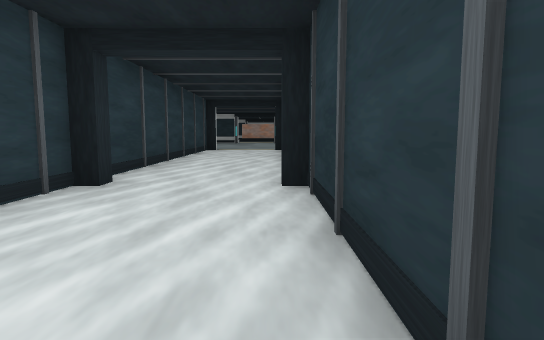
View 1 (above)

16 first-person views from a walk through a scene from a Unity 3-D project. The camera is 1.3 m above the floor, tilts 6° down and sees 75° across. The floor is counted in squares, 2 m on a side. Each view is taken from the middle of a square. On the plan, view 1 faces up. The plan holds only what a view shows up to about 10 squares ahead; the rest is blank. The place goes on beyond the plan. The player is left out.

View 2
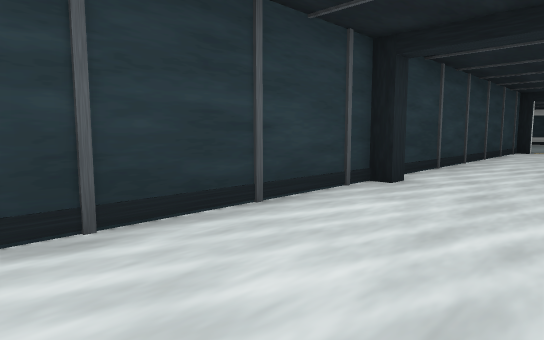

View 3
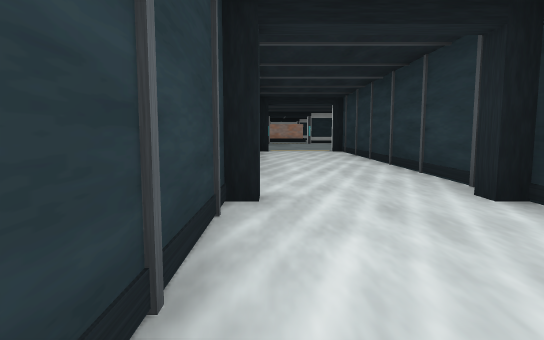

View 4
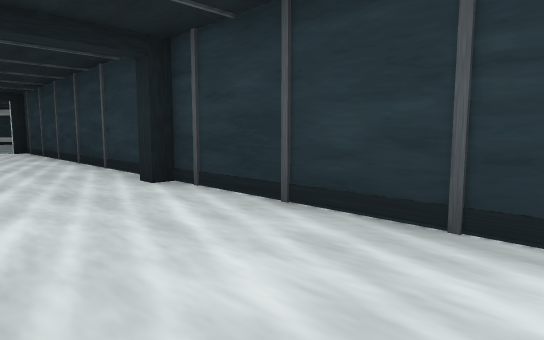

View 5
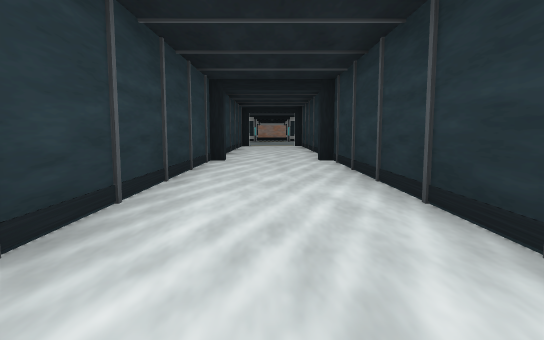

View 6
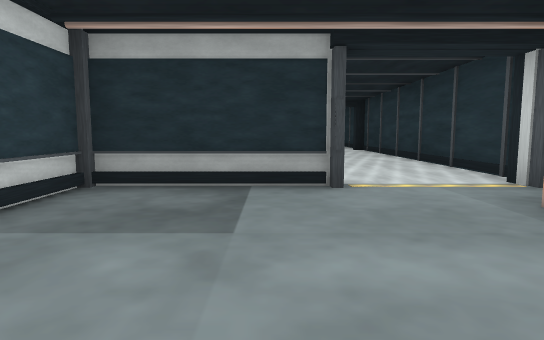

View 7
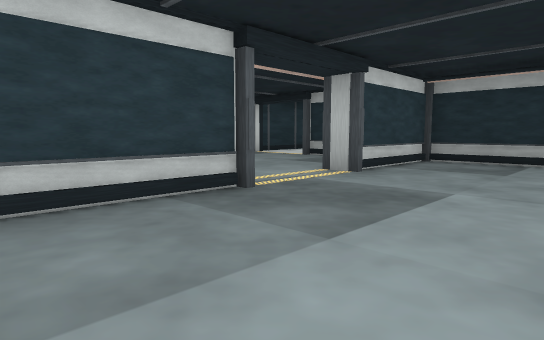

View 8
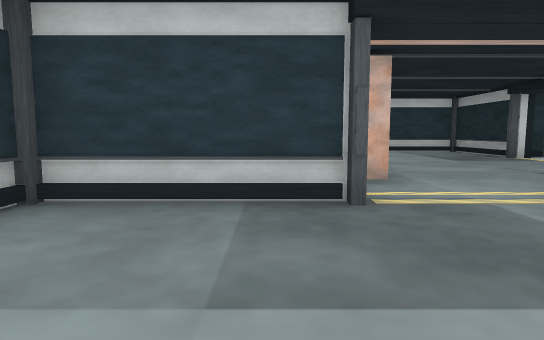

View 9
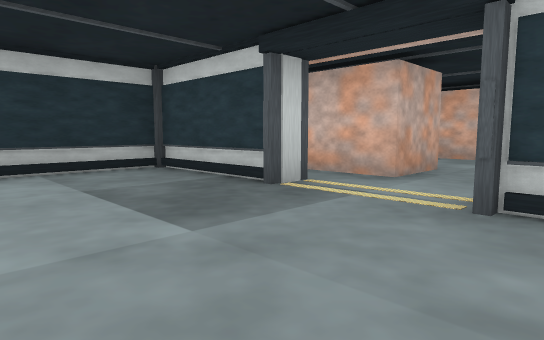

View 10
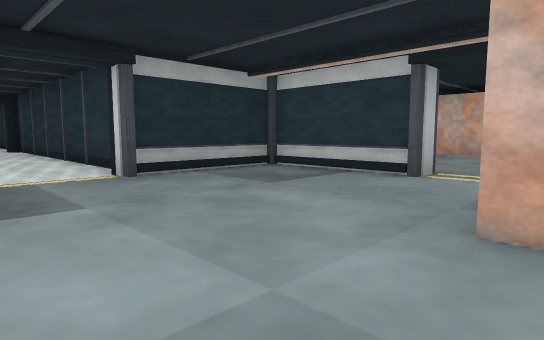

View 11
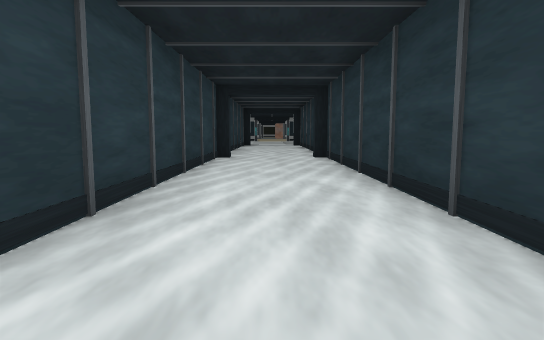

View 12
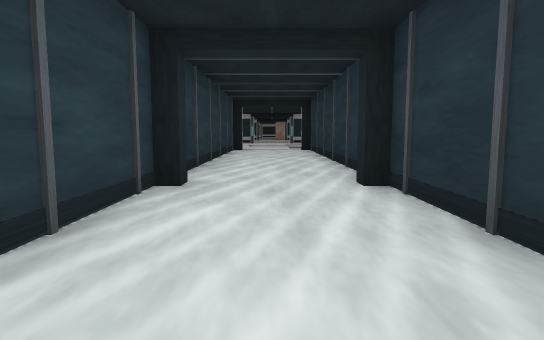

View 13
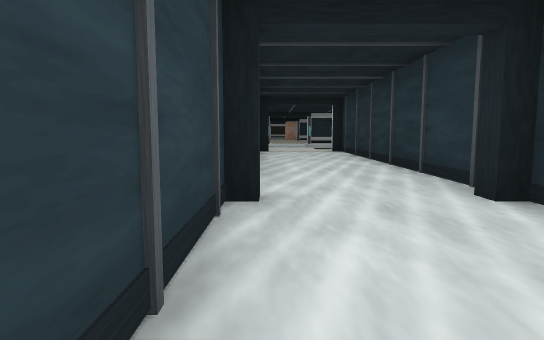

View 14
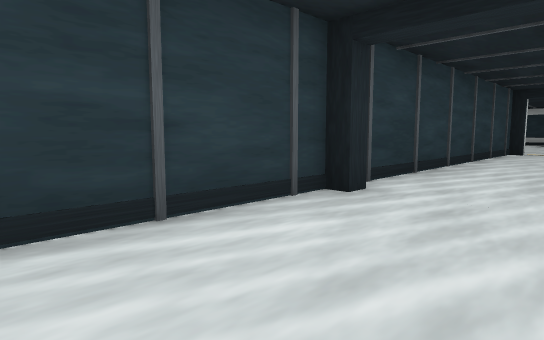

View 15
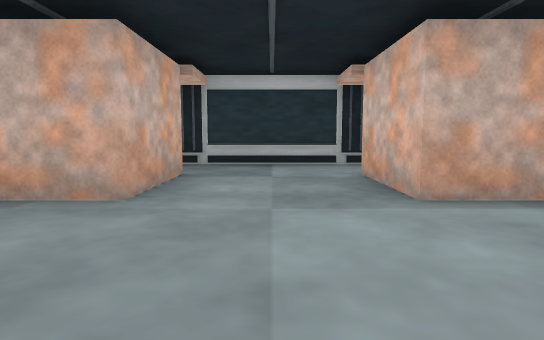

View 16
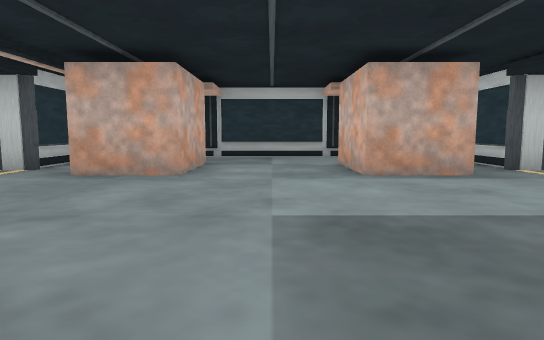

### Floor plan
Points are (right, up) in squares from view 1. A wall is a line through its corners. A room is listed if a view was taken in it or the views show most of it. See-through windows are left out.
Room 1 (views 1, 2, 3, 4, 5, 6, 7, 8, 9)
walls: (0.5, -3.9) (0.5, 4.4); (-2.1, -4.7) (-5.3, -4.7) (-5.3, -7.9); (0.1, -4.9) (0.1, -4.2); (-0.6, -7.4) (-0.6, -6.1); (0.1, 4.2) (0.1, 4.8); (-2.1, 4.8) (-2.1, 4.3) (-2.4, 4.3) (-2.4, -2.2); (0.5, 5.1) (0.5, 11.5); (-5.3, -10.1) (-5.3, -13.3) (-2.7, -13.3); (-6, -10.1) (-5, -10.1); (-2.4, 11.5) (-2.4, 5.4)
ways out: opening at (-6, -9) to room 2; gap at (0, -5)
Room 2 (views 10, 11, 12, 13, 14, 15, 16)
walls: (-8.6, -3.5) (-8.6, 4.4); (-11.1, -4.2) (-11.1, -5); (-11.1, -4.7) (-12.1, -4.7); (-8.9, -5) (-8.9, -4.2); (-8.9, 4.2) (-8.9, 4.8); (-11.1, 4.8) (-11.1, 4.3) (-11.4, 4.3) (-11.4, -4.1); (-8.6, 5.1) (-8.6, 11.1); (-5.7, -8) (-5.7, -4.7) (-8.9, -4.7); (-5, -7.9) (-6, -7.9); (-12.5, -9.4) (-11.4, -9.4) (-11.4, -11.6); (-8.6, -11.6) (-8.6, -9.4) (-6.9, -9.4); (-11.9, -13.3) (-8.1, -13.3); (-11.4, 11.5) (-11.4, 5.1)
ways out: opening at (-6, -9) to room 1

Where each view was taken, in squares from view 1:
view 1: 0 up, 0 right, facing up
view 2: 0 up, 0 right, facing up-left
view 3: 1 up, 2 left, facing up
view 4: 0 up, 2 left, facing up-right
view 5: 4 down, 1 left, facing up
view 6: 9 down, 3 left, facing up
view 7: 13 down, 2 left, facing up-left
view 8: 11 down, 2 left, facing left
view 9: 7 down, 2 left, facing down-left
view 10: 10 down, 11 left, facing up-right
view 11: 5 down, 10 left, facing up
view 12: 0 up, 10 left, facing up
view 13: 1 up, 11 left, facing up
view 14: 1 up, 9 left, facing up-left
view 15: 6 down, 10 left, facing down
view 16: 4 down, 10 left, facing down
